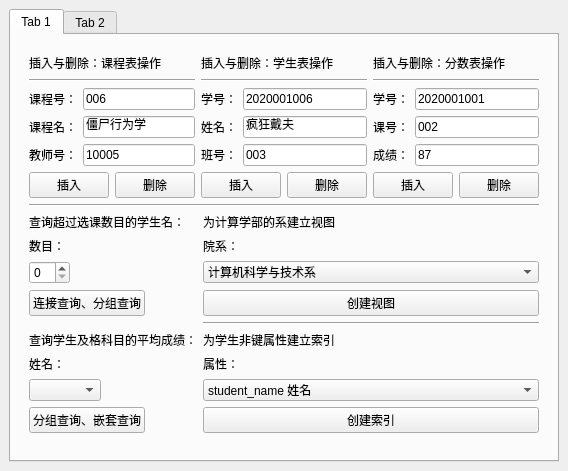
<?xml version="1.0" encoding="UTF-8"?>
<ui version="4.0">
 <class>MainWindow</class>
 <widget class="QMainWindow" name="MainWindow">
  <property name="geometry">
   <rect>
    <x>0</x>
    <y>0</y>
    <width>433</width>
    <height>435</height>
   </rect>
  </property>
  <property name="windowTitle">
   <string>MainWindow</string>
  </property>
  <widget class="QWidget" name="centralwidget">
   <layout class="QGridLayout" name="gridLayout">
    <item row="0" column="0">
     <widget class="QTabWidget" name="tabWidget">
      <property name="currentIndex">
       <number>0</number>
      </property>
      <widget class="QWidget" name="tab">
       <attribute name="title">
        <string>Tab 1</string>
       </attribute>
       <layout class="QGridLayout" name="gridLayout_3">
        <item row="0" column="0">
         <widget class="QWidget" name="widget" native="true">
          <layout class="QGridLayout" name="gridLayout_4">
           <item row="0" column="0">
            <layout class="QVBoxLayout" name="verticalLayout_5">
             <item>
              <layout class="QHBoxLayout" name="horizontalLayout_3">
               <property name="sizeConstraint">
                <enum>QLayout::SetFixedSize</enum>
               </property>
               <item>
                <layout class="QVBoxLayout" name="verticalLayout_2">
                 <item>
                  <widget class="QLabel" name="label_5">
                   <property name="text">
                    <string>插入与删除：课程表操作</string>
                   </property>
                  </widget>
                 </item>
                 <item>
                  <widget class="Line" name="line_3">
                   <property name="orientation">
                    <enum>Qt::Horizontal</enum>
                   </property>
                  </widget>
                 </item>
                 <item>
                  <layout class="QFormLayout" name="formLayout_2">
                   <item row="0" column="0">
                    <widget class="QLabel" name="label_6">
                     <property name="text">
                      <string>课程号：</string>
                     </property>
                    </widget>
                   </item>
                   <item row="0" column="1">
                    <widget class="QLineEdit" name="course_num">
                     <property name="text">
                      <string>006</string>
                     </property>
                    </widget>
                   </item>
                   <item row="1" column="0">
                    <widget class="QLabel" name="label_7">
                     <property name="text">
                      <string>课程名：</string>
                     </property>
                    </widget>
                   </item>
                   <item row="1" column="1">
                    <widget class="QLineEdit" name="course_name">
                     <property name="text">
                      <string>僵尸行为学</string>
                     </property>
                    </widget>
                   </item>
                   <item row="2" column="1">
                    <widget class="QLineEdit" name="teacher_num">
                     <property name="text">
                      <string>10005</string>
                     </property>
                    </widget>
                   </item>
                   <item row="2" column="0">
                    <widget class="QLabel" name="label_8">
                     <property name="text">
                      <string>教师号：</string>
                     </property>
                    </widget>
                   </item>
                  </layout>
                 </item>
                 <item>
                  <layout class="QHBoxLayout" name="horizontalLayout_2">
                   <item>
                    <widget class="QPushButton" name="pushButton_3">
                     <property name="text">
                      <string>插入</string>
                     </property>
                    </widget>
                   </item>
                   <item>
                    <widget class="QPushButton" name="pushButton_4">
                     <property name="text">
                      <string>删除</string>
                     </property>
                    </widget>
                   </item>
                  </layout>
                 </item>
                </layout>
               </item>
               <item>
                <layout class="QVBoxLayout" name="verticalLayout">
                 <item>
                  <widget class="QLabel" name="label">
                   <property name="text">
                    <string>插入与删除：学生表操作</string>
                   </property>
                  </widget>
                 </item>
                 <item>
                  <widget class="Line" name="line_2">
                   <property name="orientation">
                    <enum>Qt::Horizontal</enum>
                   </property>
                  </widget>
                 </item>
                 <item>
                  <layout class="QFormLayout" name="formLayout">
                   <item row="0" column="0">
                    <widget class="QLabel" name="label_1">
                     <property name="text">
                      <string>学号：</string>
                     </property>
                    </widget>
                   </item>
                   <item row="0" column="1">
                    <widget class="QLineEdit" name="stu_num">
                     <property name="text">
                      <string>2020001006</string>
                     </property>
                    </widget>
                   </item>
                   <item row="1" column="0">
                    <widget class="QLabel" name="label_4">
                     <property name="text">
                      <string>姓名：</string>
                     </property>
                    </widget>
                   </item>
                   <item row="1" column="1">
                    <widget class="QLineEdit" name="stu_name">
                     <property name="text">
                      <string>疯狂戴夫</string>
                     </property>
                    </widget>
                   </item>
                   <item row="2" column="1">
                    <widget class="QLineEdit" name="class_num">
                     <property name="text">
                      <string>003</string>
                     </property>
                    </widget>
                   </item>
                   <item row="2" column="0">
                    <widget class="QLabel" name="label_3">
                     <property name="text">
                      <string>班号：</string>
                     </property>
                    </widget>
                   </item>
                  </layout>
                 </item>
                 <item>
                  <layout class="QHBoxLayout" name="horizontalLayout">
                   <item>
                    <widget class="QPushButton" name="pushButton">
                     <property name="text">
                      <string>插入</string>
                     </property>
                    </widget>
                   </item>
                   <item>
                    <widget class="QPushButton" name="pushButton_2">
                     <property name="text">
                      <string>删除</string>
                     </property>
                    </widget>
                   </item>
                  </layout>
                 </item>
                </layout>
               </item>
               <item>
                <layout class="QVBoxLayout" name="verticalLayout_4">
                 <item>
                  <widget class="QLabel" name="label_13">
                   <property name="text">
                    <string>插入与删除：分数表操作</string>
                   </property>
                  </widget>
                 </item>
                 <item>
                  <widget class="Line" name="line_7">
                   <property name="orientation">
                    <enum>Qt::Horizontal</enum>
                   </property>
                  </widget>
                 </item>
                 <item>
                  <layout class="QFormLayout" name="formLayout_4">
                   <item row="0" column="0">
                    <widget class="QLabel" name="label_14">
                     <property name="text">
                      <string>学号：</string>
                     </property>
                    </widget>
                   </item>
                   <item row="0" column="1">
                    <widget class="QLineEdit" name="score_student_num">
                     <property name="text">
                      <string>2020001001</string>
                     </property>
                    </widget>
                   </item>
                   <item row="1" column="0">
                    <widget class="QLabel" name="label_15">
                     <property name="text">
                      <string>课号：</string>
                     </property>
                    </widget>
                   </item>
                   <item row="1" column="1">
                    <widget class="QLineEdit" name="score_course_num">
                     <property name="text">
                      <string>002</string>
                     </property>
                    </widget>
                   </item>
                   <item row="2" column="1">
                    <widget class="QLineEdit" name="score_grade">
                     <property name="text">
                      <string>87</string>
                     </property>
                    </widget>
                   </item>
                   <item row="2" column="0">
                    <widget class="QLabel" name="label_16">
                     <property name="text">
                      <string>成绩：</string>
                     </property>
                    </widget>
                   </item>
                  </layout>
                 </item>
                 <item>
                  <layout class="QHBoxLayout" name="horizontalLayout_5">
                   <item>
                    <widget class="QPushButton" name="pushButton_7">
                     <property name="text">
                      <string>插入</string>
                     </property>
                    </widget>
                   </item>
                   <item>
                    <widget class="QPushButton" name="pushButton_8">
                     <property name="text">
                      <string>删除</string>
                     </property>
                    </widget>
                   </item>
                  </layout>
                 </item>
                </layout>
               </item>
              </layout>
             </item>
             <item>
              <widget class="Line" name="line">
               <property name="orientation">
                <enum>Qt::Horizontal</enum>
               </property>
              </widget>
             </item>
             <item>
              <layout class="QFormLayout" name="formLayout_3">
               <item row="0" column="0">
                <widget class="QLabel" name="label_2">
                 <property name="text">
                  <string>查询超过选课数目的学生名：</string>
                 </property>
                </widget>
               </item>
               <item row="0" column="1">
                <widget class="QLabel" name="label_12">
                 <property name="text">
                  <string>为计算学部的系建立视图</string>
                 </property>
                </widget>
               </item>
               <item row="1" column="0">
                <widget class="QLabel" name="label_9">
                 <property name="text">
                  <string>数目：</string>
                 </property>
                </widget>
               </item>
               <item row="1" column="1">
                <widget class="QLabel" name="label_17">
                 <property name="text">
                  <string>院系：</string>
                 </property>
                </widget>
               </item>
               <item row="2" column="0">
                <widget class="QSpinBox" name="sc_stu_count"/>
               </item>
               <item row="2" column="1">
                <widget class="QComboBox" name="cs_department">
                 <item>
                  <property name="text">
                   <string>计算机科学与技术系</string>
                  </property>
                 </item>
                 <item>
                  <property name="text">
                   <string>信息安全系</string>
                  </property>
                 </item>
                 <item>
                  <property name="text">
                   <string>软件工程系</string>
                  </property>
                 </item>
                </widget>
               </item>
               <item row="3" column="0">
                <widget class="QPushButton" name="pushButton_5">
                 <property name="text">
                  <string>连接查询、分组查询</string>
                 </property>
                </widget>
               </item>
               <item row="3" column="1">
                <widget class="QPushButton" name="pushButton_10">
                 <property name="text">
                  <string>创建视图</string>
                 </property>
                </widget>
               </item>
               <item row="4" column="0">
                <widget class="Line" name="line_6">
                 <property name="orientation">
                  <enum>Qt::Horizontal</enum>
                 </property>
                </widget>
               </item>
               <item row="5" column="0">
                <widget class="QLabel" name="label_10">
                 <property name="text">
                  <string>查询学生及格科目的平均成绩：</string>
                 </property>
                </widget>
               </item>
               <item row="5" column="1">
                <widget class="QLabel" name="label_18">
                 <property name="text">
                  <string>为学生非键属性建立索引</string>
                 </property>
                </widget>
               </item>
               <item row="6" column="0">
                <widget class="QLabel" name="label_11">
                 <property name="text">
                  <string>姓名：</string>
                 </property>
                </widget>
               </item>
               <item row="6" column="1">
                <widget class="QLabel" name="label_19">
                 <property name="text">
                  <string>属性：</string>
                 </property>
                </widget>
               </item>
               <item row="7" column="0">
                <widget class="QComboBox" name="stu_name_combobox"/>
               </item>
               <item row="7" column="1">
                <widget class="QComboBox" name="cs_index">
                 <item>
                  <property name="text">
                   <string>student_name 姓名</string>
                  </property>
                 </item>
                 <item>
                  <property name="text">
                   <string>age 年龄</string>
                  </property>
                 </item>
                 <item>
                  <property name="text">
                   <string>gender 性别</string>
                  </property>
                 </item>
                 <item>
                  <property name="text">
                   <string>class_num 班号</string>
                  </property>
                 </item>
                </widget>
               </item>
               <item row="8" column="0">
                <widget class="QPushButton" name="pushButton_6">
                 <property name="text">
                  <string>分组查询、嵌套查询</string>
                 </property>
                </widget>
               </item>
               <item row="8" column="1">
                <widget class="QPushButton" name="pushButton_11">
                 <property name="text">
                  <string>创建索引</string>
                 </property>
                </widget>
               </item>
               <item row="13" column="0">
                <widget class="Line" name="line_5">
                 <property name="orientation">
                  <enum>Qt::Horizontal</enum>
                 </property>
                </widget>
               </item>
               <item row="4" column="1">
                <widget class="Line" name="line_8">
                 <property name="orientation">
                  <enum>Qt::Horizontal</enum>
                 </property>
                </widget>
               </item>
              </layout>
             </item>
             <item>
              <layout class="QFormLayout" name="formLayout_5"/>
             </item>
            </layout>
           </item>
          </layout>
         </widget>
        </item>
       </layout>
      </widget>
      <widget class="QWidget" name="tab_2">
       <attribute name="title">
        <string>Tab 2</string>
       </attribute>
      </widget>
     </widget>
    </item>
   </layout>
  </widget>
 </widget>
 <resources/>
 <connections>
  <connection>
   <sender>pushButton_3</sender>
   <signal>clicked()</signal>
   <receiver>MainWindow</receiver>
   <slot>course_insert()</slot>
   <hints>
    <hint type="sourcelabel">
     <x>55</x>
     <y>147</y>
    </hint>
    <hint type="destinationlabel">
     <x>192</x>
     <y>0</y>
    </hint>
   </hints>
  </connection>
  <connection>
   <sender>pushButton_4</sender>
   <signal>clicked()</signal>
   <receiver>MainWindow</receiver>
   <slot>course_delete()</slot>
   <hints>
    <hint type="sourcelabel">
     <x>110</x>
     <y>138</y>
    </hint>
    <hint type="destinationlabel">
     <x>169</x>
     <y>4</y>
    </hint>
   </hints>
  </connection>
  <connection>
   <sender>pushButton</sender>
   <signal>clicked()</signal>
   <receiver>MainWindow</receiver>
   <slot>stu_insert()</slot>
   <hints>
    <hint type="sourcelabel">
     <x>162</x>
     <y>139</y>
    </hint>
    <hint type="destinationlabel">
     <x>128</x>
     <y>225</y>
    </hint>
   </hints>
  </connection>
  <connection>
   <sender>pushButton_2</sender>
   <signal>clicked()</signal>
   <receiver>MainWindow</receiver>
   <slot>stu_delete()</slot>
   <hints>
    <hint type="sourcelabel">
     <x>230</x>
     <y>140</y>
    </hint>
    <hint type="destinationlabel">
     <x>184</x>
     <y>226</y>
    </hint>
   </hints>
  </connection>
  <connection>
   <sender>pushButton_7</sender>
   <signal>clicked()</signal>
   <receiver>MainWindow</receiver>
   <slot>score_insert()</slot>
   <hints>
    <hint type="sourcelabel">
     <x>308</x>
     <y>137</y>
    </hint>
    <hint type="destinationlabel">
     <x>278</x>
     <y>1</y>
    </hint>
   </hints>
  </connection>
  <connection>
   <sender>pushButton_8</sender>
   <signal>clicked()</signal>
   <receiver>MainWindow</receiver>
   <slot>score_delete()</slot>
   <hints>
    <hint type="sourcelabel">
     <x>354</x>
     <y>136</y>
    </hint>
    <hint type="destinationlabel">
     <x>342</x>
     <y>0</y>
    </hint>
   </hints>
  </connection>
  <connection>
   <sender>pushButton_6</sender>
   <signal>clicked()</signal>
   <receiver>MainWindow</receiver>
   <slot>get_avg_grade()</slot>
   <hints>
    <hint type="sourcelabel">
     <x>63</x>
     <y>291</y>
    </hint>
    <hint type="destinationlabel">
     <x>3</x>
     <y>268</y>
    </hint>
   </hints>
  </connection>
  <connection>
   <sender>pushButton_5</sender>
   <signal>clicked()</signal>
   <receiver>MainWindow</receiver>
   <slot>get_name()</slot>
   <hints>
    <hint type="sourcelabel">
     <x>45</x>
     <y>220</y>
    </hint>
    <hint type="destinationlabel">
     <x>2</x>
     <y>205</y>
    </hint>
   </hints>
  </connection>
  <connection>
   <sender>pushButton_10</sender>
   <signal>clicked()</signal>
   <receiver>MainWindow</receiver>
   <slot>create_view()</slot>
   <hints>
    <hint type="sourcelabel">
     <x>225</x>
     <y>216</y>
    </hint>
    <hint type="destinationlabel">
     <x>431</x>
     <y>231</y>
    </hint>
   </hints>
  </connection>
  <connection>
   <sender>pushButton_11</sender>
   <signal>clicked()</signal>
   <receiver>MainWindow</receiver>
   <slot>create_index()</slot>
   <hints>
    <hint type="sourcelabel">
     <x>260</x>
     <y>293</y>
    </hint>
    <hint type="destinationlabel">
     <x>434</x>
     <y>337</y>
    </hint>
   </hints>
  </connection>
 </connections>
 <slots>
  <slot>stu_insert()</slot>
  <slot>stu_delete()</slot>
  <slot>course_insert()</slot>
  <slot>course_delete()</slot>
  <slot>score_insert()</slot>
  <slot>score_delete()</slot>
  <slot>show_course_table()</slot>
  <slot>show_stu_table()</slot>
  <slot>show_score_table()</slot>
  <slot>get_name()</slot>
  <slot>get_avg_grade()</slot>
  <slot>create_view()</slot>
  <slot>create_index()</slot>
 </slots>
</ui>
